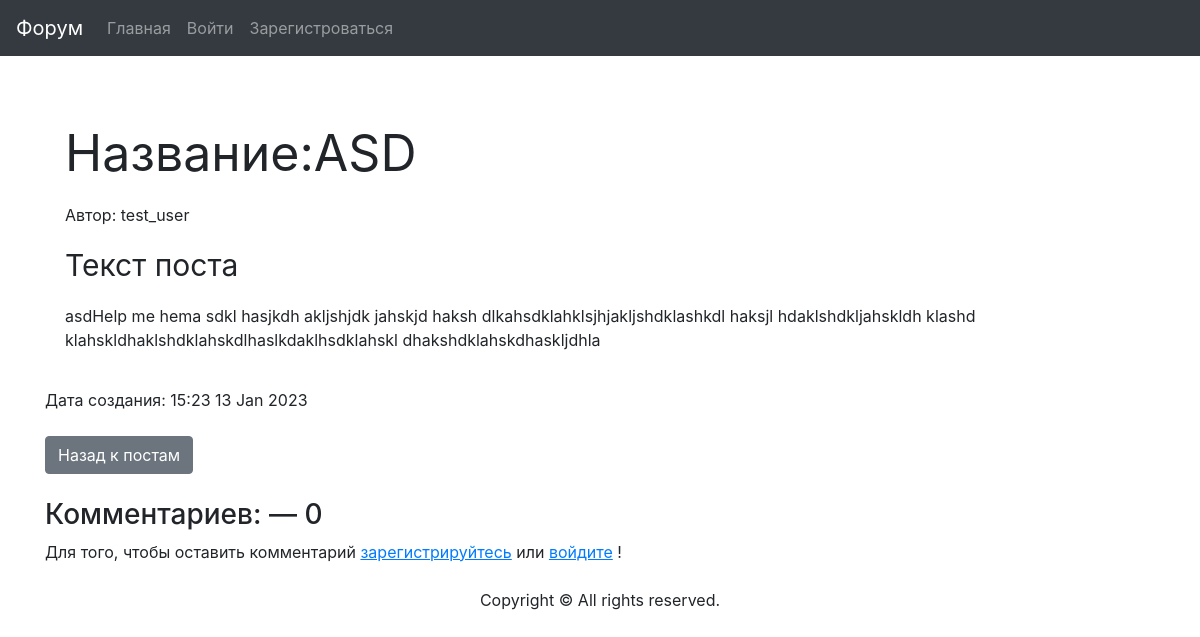
/forum/asd/, run on the app's committed database.
### testapp/models.py (models this page shows, shortened)
class Content(models.Model):
    title = models.CharField(max_length=200, verbose_name='Content')
    slug = models.SlugField(null=True, max_length=255, unique=True, db_index=True, verbose_name="URL")
    content = models.TextField(blank=True,)
    photo = models.ImageField(upload_to='photos/%d/')
    time_create = models.DateTimeField(auto_now_add=True)
    time_updated = models.DateTimeField(auto_now=True)
    is_published = models.BooleanField(default=True, )
    author = models.ForeignKey(User, on_delete=models.CASCADE, default=None, blank=True)
    cat = models.ForeignKey('Category', on_delete=models.PROTECT, null=True, )
    class Meta:
        verbose_name = 'Content'

### testapp/views.py (the view)
# urls.py: path('forum/<slug:thread_id>/', show_thread, name='show_thread'),
def show_thread(request, thread_id):
    topic = Content.objects.get(slug=thread_id)
    comments = Comments.objects.filter(post=topic.id)
    print(topic.id, comments)
    if request.method == ('POST'):
        form = AddComment(request.POST)
        if form.is_valid():
            name_form = form.save(commit=False)
            name_form.post = Content.objects.get(title=topic.title)
            name_form.author = request.user
            name_form.save()
            return HttpResponseRedirect(request.META.get('HTTP_REFERER'))
        else:
            return
    else:
        form = AddComment()
    context = {'topic': topic,
               'form': form,
               'comments': comments,
               }
    return render(request, 'forum/thread.html', context=context)

### testapp/templates/Forum/thread.html (shortened to what this page needs)
   {% extends 'user/base.html' %}
   {% block content %}
<div class="container">
    <div class="row">
        <div class="col-lg-12 col-lg-offset-0">
                <div class="row">
                    <div class="col-lg-4">
                        <div class="card-body">
                    </div>
                    </div>
                </div>
                <div class="row pad">
                    <div class="col-lg-12">
                        <div class="panel panel-primary">
                            <div class="panel-body">
                                <div class="row">
                                    <div class="card-body">
                                    <div class="col-lg-12">
                                        <p style="font-size: 50px;" class="card-title">Название:{{ topic.title }}</p>
                                        <p>Автор: {{ topic.author }}</p>
                                    </div>
                                    <div class="col-lg-12">
                                        <p style="font-size: 30px;" class="card-text">Текст поста</p>
                                        <p>{{ topic.content }}</p>
                                    </div>
                                </div>
                                    <div class="col-lg-12">
                                        Дата создания: {{topic.time_create|date:"H:i d M Y" }}
                                        <a href="{% url 'forum'%}" class="btn btn-secondary">Назад к постам</a>
                                    </div>
                                </div>
                            </div>
                        </div>
                    </div>
                </div>
            <div class="panel panel-primary">
                <h3 class="">Комментариев: &mdash; {{ comments.count }}</h3>
                        </div>
                    {% if user.is_authenticated %}
                        <form class="card" action="" id="add_comment" method="post">
                     {% csrf_token %}
                        {{ form }}
                          <div class="card-body">   <button
                                        type="submit"
                                        class="btn btn-primary">
                                        Опубликовать
                          </button> </div>
                        </form>
                    {% else %}
                        Для того, чтобы оставить комментарий <a href="{% url 'register' %}"><u>зарегистрируйтесь</u> </a>или <a href="{% url 'login' %}"><u>войдите</u></a> !
                    {% endif %}
        </div>
    </div>
</div>
    {% endblock %}

### data on the page
Content: title "ASD", author "test_user", content "asdHelp me hema sdkl hasjkdh akljshjdk jahskjd haksh dlkahsdklahklsjhjakljshdklashkdl haksjl hdaklshdkljahskldh klashd klahskldhaklshdklahskdlhaslkdaklhsdklahskl dhakshdklahskdhaskljdhla", time_create "15:23 13 Jan 2023"

### other printed values
{{ comments.count }} "0"
